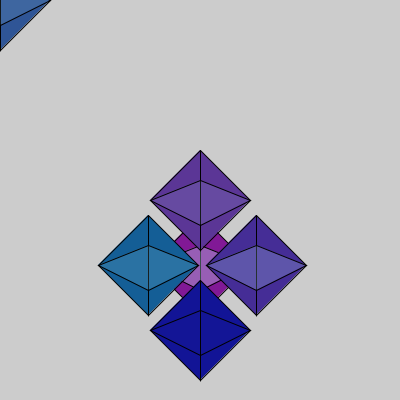
Frame 1 (no input)
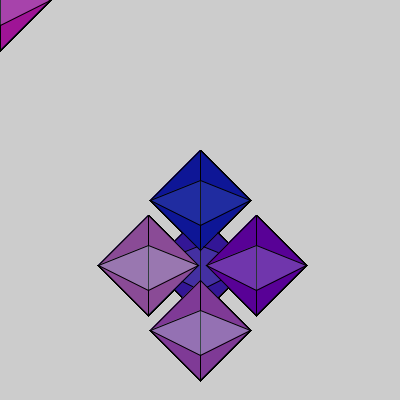
Frame 60 (the mouse pressed at the canvas centre just before this capture)
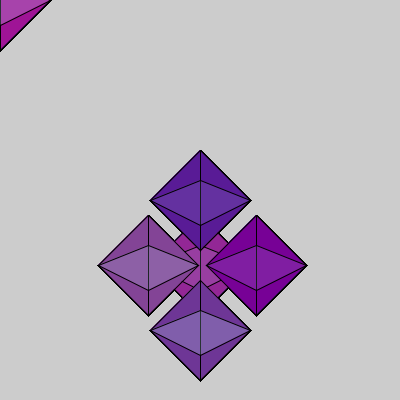
Frame 120 (the mouse held since frame 60 and released just before this capture)

The Processing sketch that drew these frames (run headless with seeded random() and noise(); from frame 60 on, the mouse is pressed at the canvas centre):

// Processing sketch: Diamond3
// ── Diamond3.pde
Diamond blueDmd = new Diamond(200,100,10); 
Diamond blueDmd2 = new Diamond(40,90,10); 

void setup(){
  size(400,400);
}
 
void draw(){

blueDmd2.diamondOut(200,265);
 blueDmd2.diamondIn(200,265);
 blueDmd.diamondOut(mouseX,mouseY);
 blueDmd.diamondIn(mouseX,mouseY);
 blueDmd2.diamondOut(200,200);
 blueDmd2.diamondIn(200,200); 
 blueDmd2.diamondOut(200,330);
 blueDmd2.diamondIn(200,330);
 blueDmd2.diamondOut(256,265);
 blueDmd2.diamondIn(256,265);
 blueDmd2.diamondOut(148,265);
 blueDmd2.diamondIn(148,265);
 //diamondOut(mouseX, mouseY);
 //diamondIn(mouseX, mouseY);
 
}


class Diamond{
  int diamondX = 100;
  int diamondY = 10;
  int diamondSize = 100;
  float dmdRed = 200;
  float dmdGreen = 100;
  float dmdBlue = 0;
  
  Diamond(int r, int g, int b){
  float dmdRed= r;  
  float dmdGreen= g;
  float dmdBlue= b;
  
  }
 
void diamondOut (int x1, int y1){
  
    fill(random(dmdRed),random(dmdGreen),150);
    stroke(0);
  beginShape();
    vertex(x1 + 0, y1 + -50);
    vertex(x1 + 50,y1 + 0);
    vertex(x1+ 0,y1 + 50);
    vertex(x1 + 0,y1 + -50);
  endShape();
  
  beginShape();
    vertex(x1 + 0,y1 + -50);
    vertex(x1 + -50,y1 + 0);
    vertex(x1 + 0,y1 + 50);
    vertex(x1 + 0,y1+ -50);
  endShape();

}

void diamondIn(int x2, int y2){

    fill(dmdRed,255,255,random((80)));
  beginShape();
    vertex(x2+ 0,y2+ -20);
    vertex(x2 +-50,y2+0);
    vertex(x2 +0,y2+25);
    vertex(x2+50,y2+0);
    vertex(x2+ 0,y2+-20);
    vertex(x2+50,y2+0);
  endShape();

  }

}
